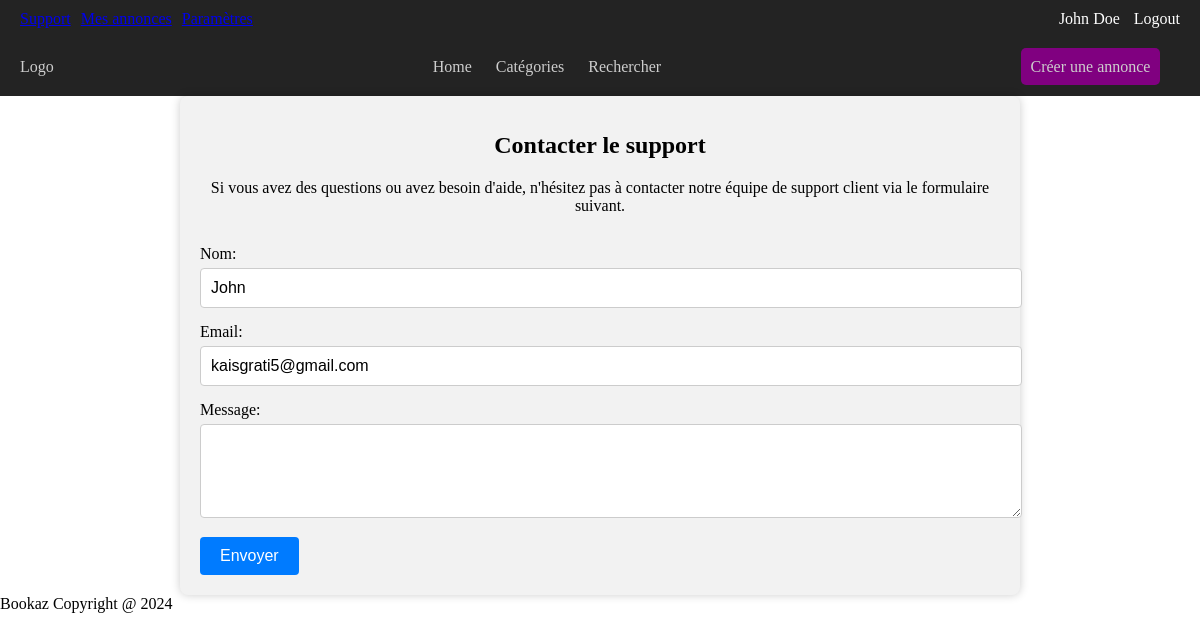
Screenshot of /support/ (signed in) with the database file from the repository.
### ads_system/models.py (models this page shows)
class CustomUser(AbstractUser):
    ads = models.ManyToManyField('ClassifiedAd', related_name='users', blank=True)

### ads_system/views.py (the view, shortened to what this page needs)
# urls.py: path("support/", views.support),
def support(request):
    if request.user.is_authenticated:
        user = request.user
        return render(request, 'support/support.html', {'user': user})
    else:
        return render(request, 'support/support.html')

### templates/support/support.html (shortened to what this page needs)
{% extends 'base.html' %}
{% block content %}
  <div class="support-container">
    <h1>Contacter le support</h1>
    <p>Si vous avez des questions ou avez besoin d'aide, n'hésitez pas à contacter notre équipe de support client via le formulaire suivant.</p>
    <form method="post" class="support-form">
      <label for="name">Nom:</label>
      <input type="text" id="name" name="name" value="{{user.first_name}}" required>
      <label for="email">Email:</label>
      <input type="email" id="email" name="email" value="{{user.email}}" required>
      <label for="message">Message:</label>
      <textarea id="message" name="message" rows="4" required></textarea>
      <button type="submit">Envoyer</button>
    </form>
  </div>
{% endblock %}

### templates/base.html (shortened to what this page needs)
{% load static %}
<!DOCTYPE html>
<html lang="en">
<head>
</head>
<body>
    <nav class="top-navbar">
        <div class="top-navbar-left">
            {% if user.is_authenticated %}
                <a href="/support">Support</a>
                <a href="/myads">Mes annonces</a>
                <a href="/settings">Paramètres</a>
            {% else %}
                <a href="/support">Support</a>
            {% endif %}
        </div>
        <div class="top-navbar-right">
            {% if user.is_authenticated %}
                <a>{{user.first_name}} {{user.last_name}}</a>
                <a href="/logout">Logout</a>
            {% else %}
                <a href="/register">Sign-up</a>
                <a href="/login">Login</a>
            {% endif %}
        </div>
    </nav>
    <nav class="classified-ads-navbar">
        <div class="classified-ads-navbar-left">
            <ul>
                <li><a href="#">Logo</a></li>
            </ul>
        </div>
        <div class="classified-ads-navbar-center">
            <ul>
                <li><a href="/">Home</a></li>
                <li><a href="/categories">Catégories</a></li>
                <li><a href="/search">Rechercher</a></li>
            </ul>
        </div>
        <div class="classified-ads-navbar-right">
            <ul>
                <li><a href="/create_ad" class="highlighted">Créer une annonce</a></li>
            </ul>
        </div>
    </nav>
    <main>
        {% block content %}{% endblock %}
    </main>
    <footer>
        <a>Bookaz Copyright @ 2024</a>
    </footer>
</body>
</html>

### templates/support/support.html (style rules this page uses)
.support-container { background-color: #f2f2f2; padding: 20px; border-radius: 8px; box-shadow: 0px 0px 10px rgba(0, 0, 0, 0.2); max-width: 800px; margin: 0 auto; text-align: center; }
h1 { font-size: 24px; margin-bottom: 20px; }
p { font-size: 16px; margin-bottom: 30px; }
.support-form { text-align: left; }
label { font-size: 16px; display: block; margin-bottom: 5px; }
input[type="text"], input[type="email"], textarea { width: 100%; padding: 10px; margin-bottom: 15px; border: 1px solid #ccc; border-radius: 4px; font-size: 16px; }
button { background-color: #007bff; color: #fff; border: none; padding: 10px 20px; font-size: 16px; border-radius: 4px; cursor: pointer; }

### templates/base.html (style rules this page uses)
body { margin: 0; }
.top-navbar { display: flex; justify-content: space-between; align-items: center; background: #232323; color: #cdcdcd; padding: 10px 20px; }
.top-navbar-left { display: flex; align-items: center; }
.top-navbar-left a { margin-right: 10px; }
.top-navbar-right a { color: #fff; text-decoration: none; margin-left: 10px; }
.classified-ads-navbar { background: #232323; color: #cdcdcd; padding: 20px; display: flex; justify-content: space-between; align-items: center; }
.classified-ads-navbar ul { list-style: none; padding: 0; margin: 0; }
.classified-ads-navbar li { display: inline; margin-right: 20px; }
.classified-ads-navbar a { color: #cdcdcd; text-decoration: none; }
.classified-ads-navbar-left { flex-grow: 1; }
.classified-ads-navbar-center { flex-grow: 2; text-align: center; }
.classified-ads-navbar-right { flex-grow: 1; text-align: right; }
.highlighted { background-color: purple; border-radius: 5px; padding: 3%; }

### rows the page displays
CustomUser: first_name "John", last_name "Doe", name "John", email "kaisgrati5@gmail.com"
